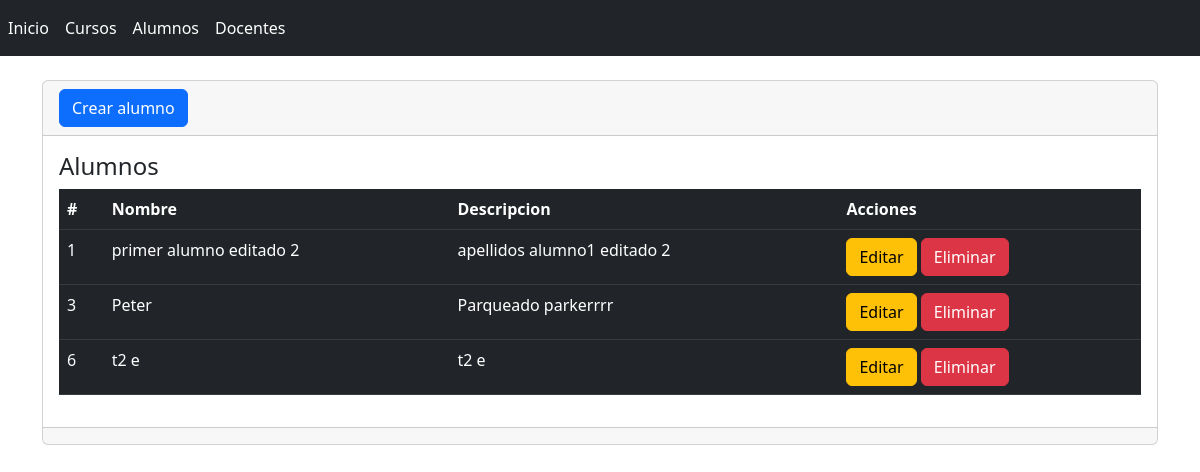
/alumnos, run on the app's committed database.
### alumno/models.py (models this page shows, shortened)
class Alumno(models.Model):
    id = models.AutoField(primary_key=True)#id auto_increment
    nombres= models.CharField(max_length=255,verbose_name="Nombres")#campo de texto
    apellidos= models.TextField(null=False,verbose_name="Apellidos")

### alumno/views.py (the view)
# urls.py: path('alumnos',views.alumnos,name='alumnos'),
def alumnos(request):
    alumnos=Alumno.objects.all()#se consulta los alumnos
    return render(request, 'alumnos/index.html',{'alumnos': alumnos})#nombre y valor

### alumno/templates/alumnos/index.html (shortened to what this page needs)
{% extends "base.html" %}
{% block contenido %}
<div class="card">
    <div class="card-header">
        <a name="" id="" class="btn btn-primary" href="{% url 'crearAlumno' %}" role="button">Crear alumno</a>
    </div>
    <div class="card-body">
        <h4 class="card-title">Alumnos</h4>
        <div class="table-responsive">
            <table class="table table-dark">
                <thead>
                    <tr>
                        <th scope="col">#</th>
                        <th scope="col">Nombre</th>
                        <th scope="col">Descripcion</th>
                        <th scope="col">Acciones</th>
                    </tr>
                </thead>
                <tbody>
                    {% for alumno in alumnos %}
                    <tr>
                        <td>{{ alumno.id }}</td>
                        <td>{{ alumno.nombres }}</td>
                        <td>{{ alumno.apellidos }}</td>
                        <td>
                            <a name="" id="" class="btn btn-warning" href="{% url 'editarAlumno' alumno.id %}" role="button">Editar</a>
                            <a name="" id="" class="btn btn-danger" href="{% url 'eliminarAlumno' alumno.id %}" role="button">Eliminar</a>
                        </td>
                    </tr>
                    {% endfor %}
                </tbody>
            </table>
        </div>
    </div>
    <div class="card-footer text-muted">
    </div>
</div>
{% endblock %}

### data on the page
Alumno: id "1", nombres "primer alumno editado 2", apellidos "apellidos alumno1 editado 2"
Alumno: id "3", nombres "Peter", apellidos "Parqueado parkerrrr"
Alumno: id "6", nombres "t2 e", apellidos "t2 e"
